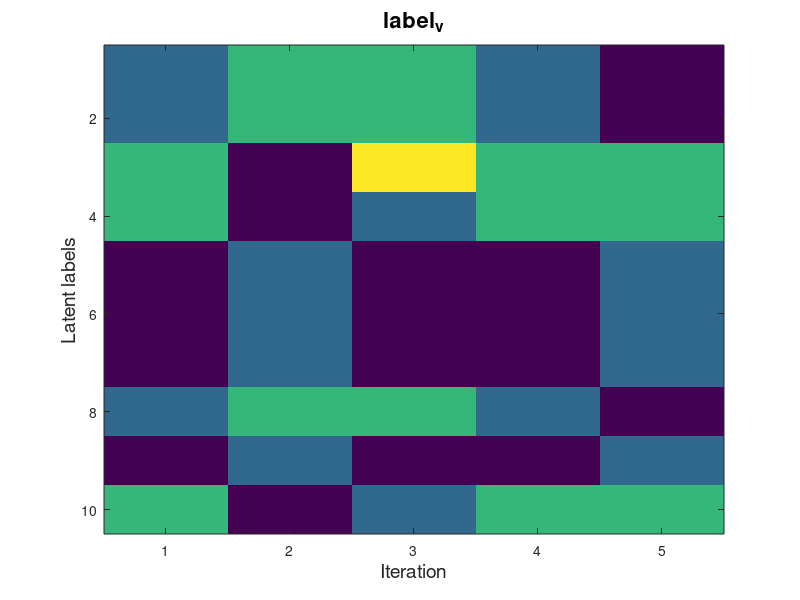

Source code (MATLAB): (Note: this script raises an error after producing the figure.)
% Test label switching
clear
clc
close all

label_v=zeros(10,5);

label_v(:,1)=[2 2 3 3 1 1 1 2 1 3]';
label_v(:,2)=[3 3 1 1 2 2 2 3 2 1]';
label_v(:,3)=[3 3 4 2 1 1 1 3 1 2]';
label_v(:,4)=[2 2 3 3 1 1 1 2 1 3]';
label_v(:,5)=[1 1 3 3 2 2 2 1 2 3]';

figure
imagesc(label_v)
title('label_v','fontsize',16) 
xlabel('Iteration','fontsize',14)
ylabel('Latent labels','fontsize',14)
colormap(parula(max(max(label_v))));
colorbar_community(max(max(label_v)));


label_update=labelswitch(label_v);

figure
imagesc(label_update)
title('label_v','fontsize',16) 
xlabel('Iteration','fontsize',14)
ylabel('Latent labels','fontsize',14)
colormap(parula(max(max(label_update))));
colorbar_community(max(max(label_update)));





